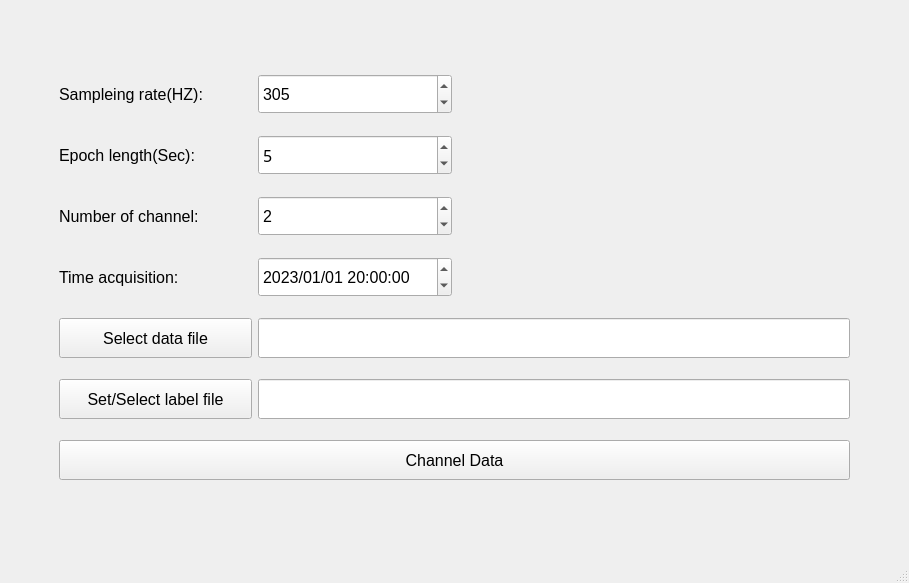
<?xml version="1.0" encoding="UTF-8"?>
<ui version="4.0">
 <class>Load_data</class>
 <widget class="QMainWindow" name="Load_data">
  <property name="geometry">
   <rect>
    <x>0</x>
    <y>0</y>
    <width>909</width>
    <height>583</height>
   </rect>
  </property>
  <property name="minimumSize">
   <size>
    <width>0</width>
    <height>0</height>
   </size>
  </property>
  <property name="windowTitle">
   <string>Load data</string>
  </property>
  <widget class="QWidget" name="centralwidget">
   <layout class="QGridLayout" name="gridLayout_2">
    <item row="0" column="0">
     <widget class="QWidget" name="widget" native="true">
      <property name="sizePolicy">
       <sizepolicy hsizetype="Maximum" vsizetype="Preferred">
        <horstretch>0</horstretch>
        <verstretch>0</verstretch>
       </sizepolicy>
      </property>
      <property name="minimumSize">
       <size>
        <width>800</width>
        <height>400</height>
       </size>
      </property>
      <property name="maximumSize">
       <size>
        <width>2222222</width>
        <height>222222</height>
       </size>
      </property>
      <layout class="QGridLayout" name="gridLayout">
       <property name="leftMargin">
        <number>50</number>
       </property>
       <property name="topMargin">
        <number>50</number>
       </property>
       <property name="rightMargin">
        <number>50</number>
       </property>
       <property name="bottomMargin">
        <number>50</number>
       </property>
       <item row="13" column="0">
        <widget class="QPushButton" name="labelSelectBt">
         <property name="minimumSize">
          <size>
           <width>0</width>
           <height>40</height>
          </size>
         </property>
         <property name="font">
          <font>
           <family>Microsoft JhengHei UI</family>
           <pointsize>12</pointsize>
           <weight>50</weight>
           <bold>false</bold>
          </font>
         </property>
         <property name="text">
          <string>Set/Select label file</string>
         </property>
        </widget>
       </item>
       <item row="9" column="0">
        <widget class="QLabel" name="label_2">
         <property name="font">
          <font>
           <family>Microsoft JhengHei UI</family>
           <pointsize>12</pointsize>
          </font>
         </property>
         <property name="text">
          <string>Number of channel: </string>
         </property>
        </widget>
       </item>
       <item row="10" column="0">
        <widget class="QLabel" name="label">
         <property name="font">
          <font>
           <family>Microsoft JhengHei UI</family>
           <pointsize>12</pointsize>
          </font>
         </property>
         <property name="text">
          <string>Time acquisition: </string>
         </property>
        </widget>
       </item>
       <item row="12" column="0">
        <widget class="QPushButton" name="dataSelectBt">
         <property name="minimumSize">
          <size>
           <width>0</width>
           <height>40</height>
          </size>
         </property>
         <property name="font">
          <font>
           <family>Microsoft JhengHei UI</family>
           <pointsize>12</pointsize>
           <weight>50</weight>
           <bold>false</bold>
          </font>
         </property>
         <property name="text">
          <string>Select data file</string>
         </property>
        </widget>
       </item>
       <item row="8" column="1">
        <widget class="QSpinBox" name="epochLengthEdit">
         <property name="minimumSize">
          <size>
           <width>50</width>
           <height>40</height>
          </size>
         </property>
         <property name="maximumSize">
          <size>
           <width>16777215</width>
           <height>16777215</height>
          </size>
         </property>
         <property name="font">
          <font>
           <family>Microsoft JhengHei</family>
           <pointsize>12</pointsize>
          </font>
         </property>
         <property name="minimum">
          <number>1</number>
         </property>
         <property name="maximum">
          <number>100000</number>
         </property>
         <property name="value">
          <number>5</number>
         </property>
        </widget>
       </item>
       <item row="13" column="1" colspan="3">
        <widget class="QLineEdit" name="labelPathEdit">
         <property name="minimumSize">
          <size>
           <width>0</width>
           <height>40</height>
          </size>
         </property>
         <property name="font">
          <font>
           <family>Microsoft JhengHei UI</family>
           <pointsize>12</pointsize>
           <weight>50</weight>
           <bold>false</bold>
          </font>
         </property>
         <property name="readOnly">
          <bool>true</bool>
         </property>
        </widget>
       </item>
       <item row="15" column="0" colspan="4">
        <widget class="QPushButton" name="checkBt">
         <property name="minimumSize">
          <size>
           <width>0</width>
           <height>40</height>
          </size>
         </property>
         <property name="font">
          <font>
           <family>Microsoft JhengHei UI</family>
           <pointsize>12</pointsize>
           <weight>50</weight>
           <bold>false</bold>
          </font>
         </property>
         <property name="text">
          <string>Channel Data</string>
         </property>
        </widget>
       </item>
       <item row="12" column="1" colspan="3">
        <widget class="QLineEdit" name="dataPathEdit">
         <property name="minimumSize">
          <size>
           <width>0</width>
           <height>40</height>
          </size>
         </property>
         <property name="font">
          <font>
           <family>Microsoft JhengHei UI</family>
           <pointsize>12</pointsize>
           <weight>50</weight>
           <bold>false</bold>
          </font>
         </property>
         <property name="readOnly">
          <bool>true</bool>
         </property>
        </widget>
       </item>
       <item row="6" column="0">
        <widget class="QLabel" name="SRLabel">
         <property name="font">
          <font>
           <family>Microsoft JhengHei UI</family>
           <pointsize>12</pointsize>
           <weight>50</weight>
           <bold>false</bold>
          </font>
         </property>
         <property name="text">
          <string>Sampleing rate(HZ):</string>
         </property>
        </widget>
       </item>
       <item row="9" column="1">
        <widget class="QSpinBox" name="channelNumEdit">
         <property name="minimumSize">
          <size>
           <width>150</width>
           <height>40</height>
          </size>
         </property>
         <property name="font">
          <font>
           <family>Microsoft YaHei UI</family>
           <pointsize>12</pointsize>
          </font>
         </property>
         <property name="maximum">
          <number>10</number>
         </property>
         <property name="value">
          <number>2</number>
         </property>
        </widget>
       </item>
       <item row="8" column="0">
        <widget class="QLabel" name="EpochLengthLabel">
         <property name="font">
          <font>
           <family>Microsoft JhengHei UI</family>
           <pointsize>12</pointsize>
           <weight>50</weight>
           <bold>false</bold>
          </font>
         </property>
         <property name="text">
          <string>Epoch length(Sec):</string>
         </property>
        </widget>
       </item>
       <item row="10" column="1">
        <widget class="QDateTimeEdit" name="dateTimeEdit">
         <property name="minimumSize">
          <size>
           <width>150</width>
           <height>40</height>
          </size>
         </property>
         <property name="maximumSize">
          <size>
           <width>16777215</width>
           <height>16777215</height>
          </size>
         </property>
         <property name="font">
          <font>
           <family>Microsoft JhengHei UI</family>
           <pointsize>12</pointsize>
          </font>
         </property>
         <property name="dateTime">
          <datetime>
           <hour>20</hour>
           <minute>0</minute>
           <second>0</second>
           <year>2023</year>
           <month>1</month>
           <day>1</day>
          </datetime>
         </property>
         <property name="displayFormat">
          <string>yyyy/MM/dd HH:mm:ss</string>
         </property>
        </widget>
       </item>
       <item row="6" column="1">
        <widget class="QSpinBox" name="SREdit">
         <property name="minimumSize">
          <size>
           <width>50</width>
           <height>40</height>
          </size>
         </property>
         <property name="font">
          <font>
           <family>Microsoft JhengHei UI</family>
           <pointsize>12</pointsize>
          </font>
         </property>
         <property name="maximum">
          <number>10000</number>
         </property>
         <property name="value">
          <number>305</number>
         </property>
        </widget>
       </item>
      </layout>
     </widget>
    </item>
   </layout>
  </widget>
  <widget class="QStatusBar" name="statusbar"/>
 </widget>
 <resources/>
 <connections/>
</ui>
